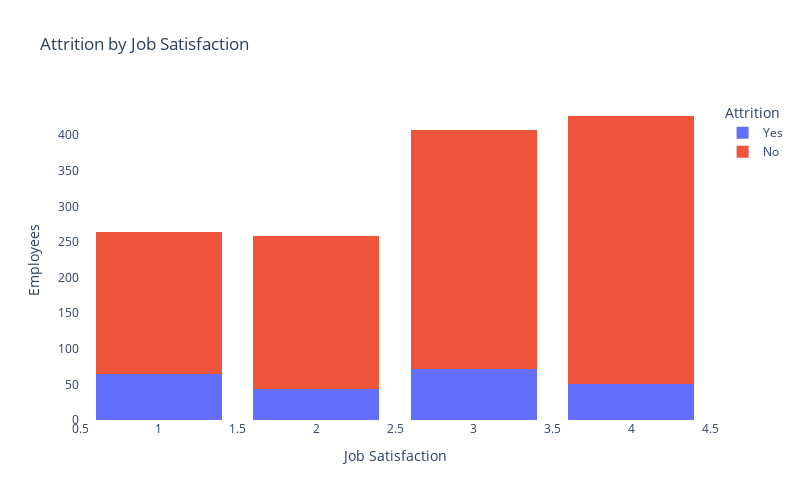

This figure's notebook cell:
### Markdown cell above
### Attrition and Job Satisfaction

### Code cell
fig = px.histogram(newdf,
                  x="JobSatisfaction",
                  color="Attrition",
                  title="Attrition by Job Satisfaction",
                  template="plotly",
                  barmode="stack",
)

fig.update_layout(
    xaxis_title="Job Satisfaction",
    yaxis_title="Employees",
    legend_title="Attrition",
    showlegend=True,
    plot_bgcolor="white",
    bargap=0.2, 
    width=800,
    height=500
)

fig.show()

### Figure 1 — Plotly figure (JSON) as saved in the notebook; plotly's stock layout.template omitted (floating-point values rounded to 4 significant figures; data arrays with more than 128 entries replaced by an {"elided": "..."} marker saying what was removed)
{"data": [{"alignmentgroup": "True", "bingroup": "x", "hovertemplate": "Attrition=Yes<br>JobSatisfaction=%{x}<br>count=%{y}<extra></extra>", "legendgroup": "Yes", "marker": {"color": "#636efa", "pattern": {"shape": ""}}, "name": "Yes", "offsetgroup": "Yes", "orientation": "v", "showlegend": true, "type": "histogram", "x": {"elided": "232 int values"}, "xaxis": "x", "yaxis": "y"}, {"alignmentgroup": "True", "bingroup": "x", "hovertemplate": "Attrition=No<br>JobSatisfaction=%{x}<br>count=%{y}<extra></extra>", "legendgroup": "No", "marker": {"color": "#EF553B", "pattern": {"shape": ""}}, "name": "No", "offsetgroup": "No", "orientation": "v", "showlegend": true, "type": "histogram", "x": {"elided": "1124 int values"}, "xaxis": "x", "yaxis": "y"}], "layout": {"bargap": 0.2, "barmode": "stack", "height": 500, "legend": {"title": {"text": "Attrition"}, "tracegroupgap": 0}, "plot_bgcolor": "white", "showlegend": true, "title": {"text": "Attrition by Job Satisfaction"}, "width": 800, "xaxis": {"anchor": "y", "domain": [0, 1], "title": {"text": "Job Satisfaction"}}, "yaxis": {"anchor": "x", "domain": [0, 1], "title": {"text": "Employees"}}}}
